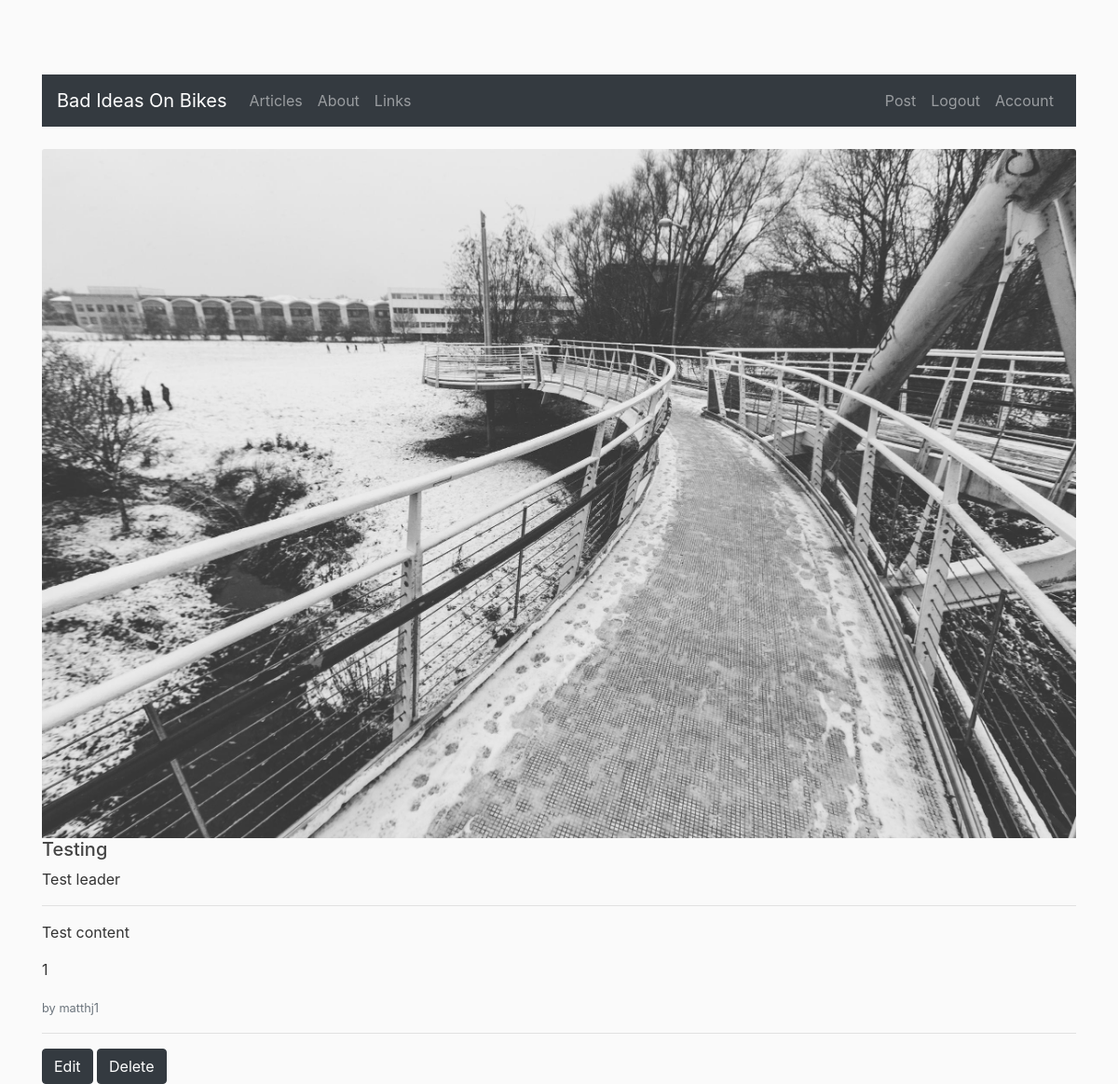
Page /post/1 (signed in) on the committed database.
### flaskbiob/models.py (models this page shows, shortened)
class Posts(db.Model):
    id = db.Column(db.Integer, primary_key=True)
    title = db.Column(db.String(100), nullable=False)
    date = db.Column(db.DateTime, nullable=False, default=datetime.utcnow)
    leader = db.Column(db.Text, nullable=False)
    content = db.Column(db.Text, nullable=False)
    post_image = db.Column(db.String(100), nullable=False, default="default_post.jpg")
    user = db.Column(db.Integer, db.ForeignKey("users.id"), nullable=False)

class Users(db.Model, UserMixin):
    id = db.Column(db.Integer, primary_key=True)
    username = db.Column(db.String(20), unique=True, nullable=False)
    email = db.Column(db.String(100), unique=True, nullable=False)
    image_file = db.Column(db.String(20), nullable=False, default="default.png")
    password = db.Column(db.String(60), nullable=False)
    posts = db.relationship("Posts", backref="author", lazy=True)

### flaskbiob/routes.py (the view)
@app.route("/post/<post_id>", methods=["GET", "POST"])
@login_required
def postPage(post_id):
    post = Posts.query.get_or_404(post_id)
    return render_template("Post.html", title=post.title, post=post)

### flaskbiob/models.py (called while the page is built)
@login_manager.user_loader
def load_user(user_id):
    return Users.query.get(int(user_id))

### flaskbiob/templates/Post.html
{% extends "BASE.html" %}
    {% block content %}
            <div class="blog-post">
              <img src="{{ url_for('static', filename='post_pics/' + post.post_image) }}" class="card-img-top" alt="...">
                <h5>{{ post.title }}</h5>
                <p class="card-text">{{ post.leader }}</p>
                <hr>
                  <p class="card-text">{{ post.content }}</p>
                <p>{{ post.id }}</p>
                <p class="card-text"><small class="text-muted">by {{ post.author.username }}</small></p>
                <hr>
            </div>
    {% if current_user.is_authenticated %}
        <a href="{{ url_for('updatepostPage', post_id=post.id) }}" class="btn btn-dark" role="button">Edit</a>
        <a href="#" class="btn btn-dark" role="button">Delete</a>
    {% endif %}
    {% endblock content %}

### flaskbiob/static/main.css (style rules this page uses)
body { background: #fafafa; color: #333333; margin-top: 5rem; }
h1, h2, h3, h4, h5, h6 { color: #444444; }

### rows in the picture
Posts: post_image (picture), title "Testing", leader "Test leader", content "Test content", id "1"
Users: author.username "matthj1"
